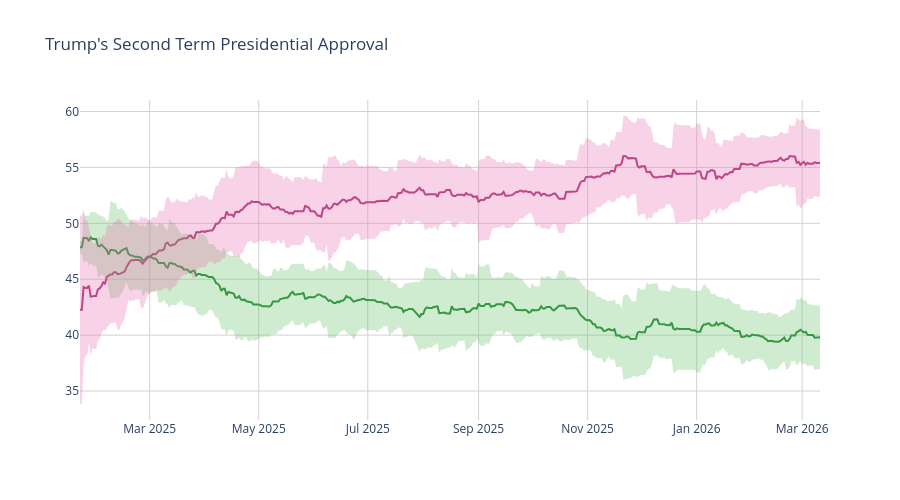

Write notebook code for a chart like this one.
### Code cell
disappr_ci_hex = "#e86eaf",
appr_ci_hex = "#60be65"
disappr_ci_rgba = "rgba(232, 110, 175, 0.3)"
appr_ci_rgba = "rgba(96, 190, 101, 0.3)"
grid_col = "#d4d2d2"


# Approve
fig = go.Figure(go.Scatter(
    x=pres['end_date'],
    y=pres['approve'],
    hovertemplate="%{y:.2f}%",
    name="<b>Approve</b>",
    line=dict(color="#228833"),
    showlegend=False
))

# Disapprove
fig.add_trace(go.Scatter(
    x=pres['end_date'],
    y=pres['disapprove'],
    hovertemplate="%{y:.2f}%",
    name="<b>Disapprove</b>",
    line=dict(color="#aa3377"),
    showlegend=False
    )
)

# Approve CI
fig.add_traces([

    # Upper bound
    go.Scatter(
        x=pres['end_date'],
        y=pres['approve_upper_ci'],
        marker=dict(color=appr_ci_hex),
        line=dict(width=0),
        mode='lines',
        showlegend=False,
        hoverinfo="skip"
    ),

    # Lower bound
    go.Scatter(
        x=pres['end_date'],
        y=pres['approve_lower_ci'],
        marker=dict(color=appr_ci_hex),
        line=dict(width=0),
        mode='lines',
        fillcolor=appr_ci_rgba,
        fill="tonexty",
        showlegend=False,
        hoverinfo="skip"
    )
])

# Disapprove CI
fig.add_traces([

    # Upper bound
    go.Scatter(
        x=pres['end_date'],
        y=pres['disapprove_upper_ci'],
        marker=dict(color=disappr_ci_hex),
        line=dict(width=0),
        mode='lines',
        showlegend=False,
        hoverinfo="skip"
    ),

    # Lower bound
    go.Scatter(
        x=pres['end_date'],
        y=pres['disapprove_lower_ci'],
        marker=dict(color=disappr_ci_hex),
        line=dict(width=0),
        mode='lines',
        fillcolor=disappr_ci_rgba,
        fill="tonexty",
        showlegend=False,
        hoverinfo="skip"
    )
])

fig.update_layout(
    title=dict(text="Trump's Second Term Presidential Approval"),
    hovermode="x"
)

fig.update_xaxes(gridcolor=grid_col)
fig.update_yaxes(gridcolor=grid_col)

fig.update_layout(hovermode="x", hoverlabel_align="right", plot_bgcolor="rgba(0, 0, 0, 0)", height=500)
fig.show()

### Figure 1 — Plotly figure (JSON) as saved in the notebook; plotly's stock layout.template omitted (floating-point values rounded to 4 significant figures; data arrays with more than 128 entries replaced by an {"elided": "..."} marker saying what was removed)
{"data": [{"hovertemplate": "%{y:.2f}%", "line": {"color": "#228833"}, "name": "<b>Approve</b>", "showlegend": false, "type": "scatter", "x": {"elided": "415 str values"}, "y": {"elided": "415 float values"}}, {"hovertemplate": "%{y:.2f}%", "line": {"color": "#aa3377"}, "name": "<b>Disapprove</b>", "showlegend": false, "type": "scatter", "x": {"elided": "415 str values"}, "y": {"elided": "415 float values"}}, {"hoverinfo": "skip", "line": {"width": 0}, "marker": {"color": "#60be65"}, "mode": "lines", "showlegend": false, "type": "scatter", "x": {"elided": "415 str values"}, "y": {"elided": "415 float values"}}, {"fill": "tonexty", "fillcolor": "rgba(96, 190, 101, 0.3)", "hoverinfo": "skip", "line": {"width": 0}, "marker": {"color": "#60be65"}, "mode": "lines", "showlegend": false, "type": "scatter", "x": {"elided": "415 str values"}, "y": {"elided": "415 float values"}}, {"hoverinfo": "skip", "line": {"width": 0}, "marker": {"color": ["#e86eaf"]}, "mode": "lines", "showlegend": false, "type": "scatter", "x": {"elided": "415 str values"}, "y": {"elided": "415 float values"}}, {"fill": "tonexty", "fillcolor": "rgba(232, 110, 175, 0.3)", "hoverinfo": "skip", "line": {"width": 0}, "marker": {"color": ["#e86eaf"]}, "mode": "lines", "showlegend": false, "type": "scatter", "x": {"elided": "415 str values"}, "y": {"elided": "415 float values"}}], "layout": {"height": 500, "hoverlabel": {"align": "right"}, "hovermode": "x", "plot_bgcolor": "rgba(0, 0, 0, 0)", "title": {"text": "Trump's Second Term Presidential Approval"}, "xaxis": {"gridcolor": "#d4d2d2"}, "yaxis": {"gridcolor": "#d4d2d2"}}}
